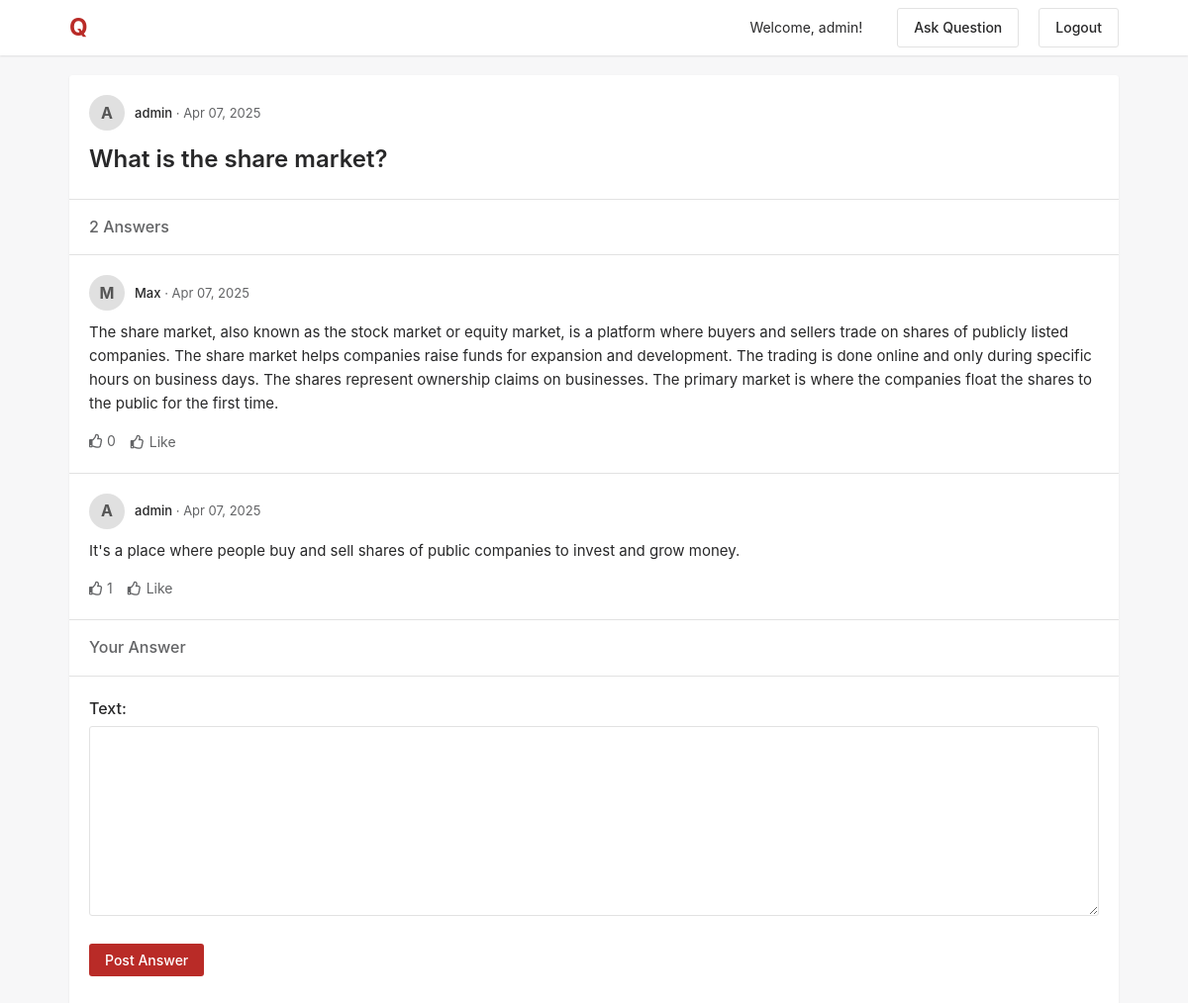
/question/2/ (signed in), run on the app's committed database.
### core/models.py (models this page shows, shortened)
class Question(models.Model):
    user = models.ForeignKey(User, on_delete=models.CASCADE)
    title = models.CharField(max_length=300)
    created_at = models.DateTimeField(auto_now_add=True)

class Answer(models.Model):
    question = models.ForeignKey(Question, on_delete=models.CASCADE)
    user = models.ForeignKey(User, on_delete=models.CASCADE)
    text = models.TextField()
    created_at = models.DateTimeField(auto_now_add=True)

### core/views.py (the view)
# urls.py: path('question/<int:question_id>/', views.question_detail, name='question_detail'),
def question_detail(request, question_id):
    question = get_object_or_404(Question, pk=question_id)
    answers = question.answer_set.all().order_by('-created_at')
    if request.method == 'POST':
        form = AnswerForm(request.POST)
        if form.is_valid():
            answer = form.save(commit=False)
            answer.user = request.user
            answer.question = question
            answer.save()
            return redirect('question_detail', question_id=question.id)
    else:
        form = AnswerForm()
    return render(request, 'core/question_detail.html', {
        'question': question,
        'answers': answers,
        'form': form
    })

### core/forms.py
class AnswerForm(forms.ModelForm):
    class Meta:
        model = Answer
        fields = ['text']

### core/templates/core/question_detail.html (shortened to what this page needs)
{% extends 'core/base.html' %}
{% block content %}
    <div class="question-detail">
        <div class="question-header">
            <div class="user-avatar">
                {{ question.user.username.0|upper }}
            </div>
            <div class="user-info">
                <span class="user-name">{{ question.user.username }}</span> ·
                <span class="post-date">{{ question.created_at|date:"M d, Y" }}</span>
            </div>
        </div>
        <h1 class="question-title">{{ question.title }}</h1>
    </div>
    <div class="answer-section">
        <div class="section-header">
            <h2 class="section-title">{{ answers.count }} Answer{{ answers.count|pluralize }}</h2>
        </div>
        <div class="answer-list">
            {% for answer in answers %}
                <div class="answer">
                    <div class="answer-meta">
                        <div class="user-avatar">
                            {{ answer.user.username.0|upper }}
                        </div>
                        <div class="user-info">
                            <span class="user-name">{{ answer.user.username }}</span> ·
                            <span class="post-date">{{ answer.created_at|date:"M d, Y" }}</span>
                        </div>
                    </div>
                    <div class="answer-text">
                        {{ answer.text }}
                    </div>
                    <div class="answer-actions">
                        <div class="like-count">
                            <i class="far fa-thumbs-up"></i> {{ answer.like_set.count }}
                        </div>
                        {% if user.is_authenticated %}
                            <form method="post" action="{% url 'like_answer' answer.id %}" class="like-form">
                                <button type="submit" class="btn-link">
                                    <i class="far fa-thumbs-up"></i> Like
                                </button>
                            </form>
                        {% endif %}
                    </div>
                </div>
            {% endfor %}
        </div>
    </div>
    <div class="post-answer-section">
        {% if user.is_authenticated %}
            <div class="section-header">
                <h2 class="section-title">Your Answer</h2>
            </div>
            <form method="post" class="answer-form">
                <div class="form-group">
                    {{ form.text.label_tag }}
                    {{ form.text }}
                </div>
                <button type="submit" class="btn btn-primary">Post Answer</button>
            </form>
        {% else %}
            <div class="login-prompt">
                <p><a href="{% url 'login' %}">Login</a> or <a href="{% url 'signup' %}">Sign up</a> to post an answer</p>
            </div>
        {% endif %}
    </div>
{% endblock %}

### core/templates/core/base.html (shortened to what this page needs)
<!DOCTYPE html>
<html lang="en">
<head>
    <link href="https://cdnjs.cloudflare.com/ajax/libs/font-awesome/5.15.4/css/all.min.css" rel="stylesheet">
</head>
<body>
    <header class="header">
        <div class="header-container">
            <a href="{% url 'home' %}" class="logo">Q</a>
            <div class="nav-links">
                {% if user.is_authenticated %}
                <span class="welcome-text">Welcome, {{ user.username }}!</span>
                <a href="{% url 'post_question' %}" class="btn btn-outline">Ask Question</a>
                <a href="{% url 'logout' %}" class="btn btn-outline">Logout</a>
                {% else %}
                <a href="{% url 'login' %}" class="btn btn-outline">Login</a>
                <a href="{% url 'signup' %}" class="btn btn-outline">
                    Sign Up
                </a>
                {% endif %}
            </div>
        </div>
    </header>
    <div class="container">
        <div class="content-area">
            {% block content %}{% endblock %}
        </div>
    </div>
</body>
</html>

### core/templates/core/base.html (style rules this page uses)
:root { --primary-color: #b92b27; --secondary-color: #fff; --text-color: #282829; --light-gray: #f1f2f2; --border-color: #e2e2e2; --hover-bg: #f7f7f8; }
* { margin: 0; padding: 0; box-sizing: border-box; font-family: -apple-system, BlinkMacSystemFont, 'Segoe UI', Roboto, Oxygen, Ubuntu, Cantarell, sans-serif; }
body { background-color: #f7f7f8; color: var(--text-color); line-height: 1.6; }
.header { background: var(--secondary-color); box-shadow: 0 1px 2px rgba(0, 0, 0, 0.1); position: sticky; top: 0; z-index: 100; padding: 8px 0; }
.header-container { display: flex; align-items: center; justify-content: space-between; max-width: 1100px; margin: 0 auto; padding: 0 20px; }
.logo { font-size: 24px; font-weight: bold; color: var(--primary-color); text-decoration: none; }
.nav-links { display: flex; align-items: center; }
.nav-links a { margin-left: 20px; text-decoration: none; color: var(--text-color); font-weight: 500; font-size: 14px; transition: color 0.2s; }
.btn { padding: 8px 16px; border-radius: 3px; font-weight: 500; cursor: pointer; transition: all 0.2s; font-size: 14px; color: white; }
.btn-primary { background-color: var(--primary-color); color: white; border: none; text-decoration: none; }
.btn-outline { border: 1px solid var(--border-color); background-color: transparent; color: var(--text-color); text-decoration: none; }
.container { max-width: 1100px; margin: 20px auto; padding: 0 20px; }
.content-area { background: var(--secondary-color); border-radius: 3px; box-shadow: 0 1px 2px rgba(0, 0, 0, 0.1); }
.question-header { display: flex; align-items: center; margin-bottom: 10px; }
.user-avatar { width: 36px; height: 36px; border-radius: 50%; background-color: #e0e0e0; display: flex; align-items: center; justify-content: center; margin-right: 10px; color: #555; font-weight: bold; }
.user-info { font-size: 13px; color: #636466; }
.user-name { font-weight: 500; color: var(--text-color); }
.question-title { font-size: 18px; font-weight: 600; margin-bottom: 10px; color: var(--text-color); }
.answer { padding: 15px; border-bottom: 1px solid var(--border-color); }
.answer:last-child { border-bottom: none; }
.answer-meta { display: flex; align-items: center; margin-bottom: 10px; }
.answer-text { font-size: 15px; line-height: 1.6; }
.form-group { margin-bottom: 20px; }
label { display: block; margin-bottom: 5px; font-weight: 500; }
input[type="text"], input[type="email"], input[type="password"], textarea { width: 100%; padding: 10px; border: 1px solid var(--border-color); border-radius: 3px; font-size: 14px; }
textarea { min-height: 120px; resize: vertical; }
.welcome-text { font-size: 14px; margin-right: 15px; }

### core/templates/core/question_detail.html (style rules this page uses)
.question-detail { padding: 20px; border-bottom: 1px solid var(--border-color); }
.question-title { font-size: 24px; margin: 10px 0 0; font-weight: 600; }
.answer-section { border-bottom: 1px solid var(--border-color); }
.section-header { padding: 15px 20px; border-bottom: 1px solid var(--border-color); }
.section-title { font-size: 16px; font-weight: 500; margin: 0; color: #636466; }
.answer { padding: 20px; border-bottom: 1px solid var(--border-color); }
.answer:last-child { border-bottom: none; }
.answer-actions { display: flex; align-items: center; margin-top: 15px; font-size: 14px; color: #636466; }
.like-count { margin-right: 15px; }
.like-form { display: inline; }
.btn-link { background: none; border: none; color: #636466; cursor: pointer; font-size: 14px; padding: 0; display: flex; align-items: center; }
.btn-link i { margin-right: 5px; }
.post-answer-section { padding-bottom: 20px; }
.answer-form { padding: 20px; }

### data on the page
Question: user.username.0 "A", user.username "admin", created_at "Apr 07, 2025", title "What is the share market?"
Answer: user.username.0 "M", user.username "Max", created_at "Apr 07, 2025", text "The share market, also known as the stock market or equity market, is a platform where buyers and sellers trade on shares of publicly listed companies. The share market helps companies raise funds for expansion and development. The trading is done online and only during specific hours on business days. The shares represent ownership claims on businesses. The primary market is where the companies float the shares to the public for the first time.", like_set.count "0"
Answer: user.username.0 "A", user.username "admin", created_at "Apr 07, 2025", text "It's a place where people buy and sell shares of public companies to invest and grow money.", like_set.count "1"

### other printed values
{{ user.username }} "admin"
{{ answers.count }} "2"
